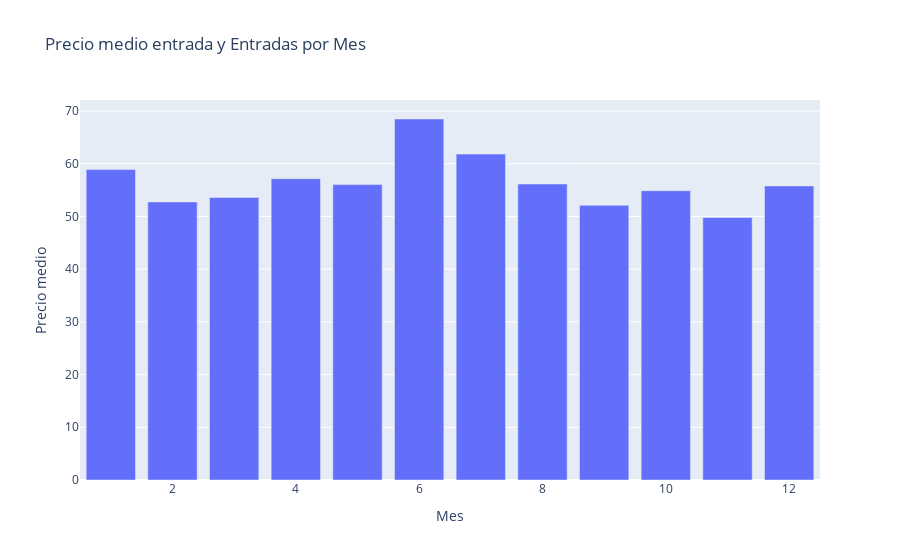

The code cell stored with this chart in its notebook:
### Markdown cell above
Podemos identificar un patrón de estacionalidad a lo largo de un año natural cuando agrupamos todos los años. Sin embargo, al desglosar los datos por año, observamos que durante los meses de verano, la adquisición de entradas disminuye drásticamente. Este fenómeno no se refleja de manera tan pronunciada en el gasto total de entradas. 

Analizaremos la evolución de los precios y su posible afectación por la estacionalidad y periodo. Este análisis detallado nos permitirá entender si los precios de las entradas también están influenciados por factores estacionales y cómo esto impacta el comportamiento de compra de los consumidores.

### Code cell
month_entradas = df.groupby('Month')[['Precio medio']].mean().reset_index()

# Create bar plot for GASTO_TOTAL
fig = px.bar(month_entradas, x='Month', y='Precio medio', title='Precio medio entrada y Entradas por Mes',
             labels={'Month': 'Mes', 'Gasto Total': 'Gasto Total'})

fig.show()

### Figure 1 — Plotly figure (JSON) as saved in the notebook; plotly's stock layout.template omitted (floating-point values rounded to 4 significant figures)
{"data": [{"alignmentgroup": "True", "hovertemplate": "Mes=%{x}<br>Precio medio=%{y}<extra></extra>", "legendgroup": "", "marker": {"color": "#636efa", "pattern": {"shape": ""}}, "name": "", "offsetgroup": "", "orientation": "v", "showlegend": false, "textposition": "auto", "type": "bar", "x": [1, 2, 3, 4, 5, 6, 7, 8, 9, 10, 11, 12], "xaxis": "x", "y": [58.89, 52.76, 53.61, 57.15, 56.04, 68.49, 61.83, 56.15, 52.1, 54.87, 49.81, 55.78], "yaxis": "y"}], "layout": {"barmode": "relative", "legend": {"tracegroupgap": 0}, "title": {"text": "Precio medio entrada y Entradas por Mes"}, "xaxis": {"anchor": "y", "domain": [0, 1], "title": {"text": "Mes"}}, "yaxis": {"anchor": "x", "domain": [0, 1], "title": {"text": "Precio medio"}}}}
